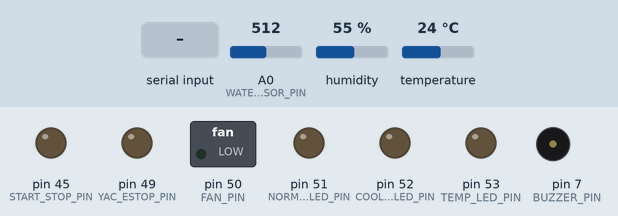
The sketch below on a simulated Arduino Mega 2560, built with avr-gcc and run on an emulated ATmega2560. On the bench: switched loads named in the sketch (green lamp = pin HIGH), output pins drawn as LEDs (lit = HIGH), buzzer (waves = sounding, pin HIGH). The test bench sets the inputs (shaded band); at power-on: A0 (WATER_SENSOR_PIN) = 512, humidity 55 %, temperature 24 °C. What the sketch prints to the serial monitor is not drawn.

Above: at 1.2 s.
1.3 s: "90,45,200\n" received over the second serial link
At 1.6 s:
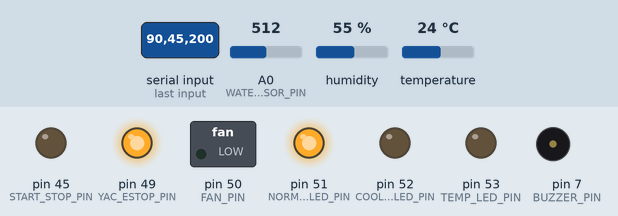
Timing chart, 0 to 4.3 s (numbered marks = the images above; inputs shaded):
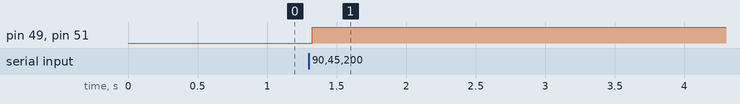

Measured:
- after the input at 1.3 s, pin 49 (YAC_ESTOP_PIN), pin 51 (NORMAL_LED_PIN): LOW → HIGH at once

The sketch:

ece303_lab7_DAQ.ino
```cpp
#include "DHT.h"

// DHT (Temp & Humidity) Input Pins
#define DHT_PIN            A2
#define WATER_SENSOR_PIN   A0
#define DHT_TYPE           DHT11
DHT dht(DHT_PIN, DHT_TYPE);

// Output Pins
#define BUZZER_PIN         7
#define START_STOP_PIN	  45
#define YAC_ESTOP_PIN      49
#define FAN_PIN            50
#define NORMAL_LED_PIN     51
#define COOLANT_LED_PIN    52
#define TEMP_LED_PIN       53

// Thresholds
#define COOLANT_THRESH_VAL 50		// 50
#define TEMP_THRESH_VAL    30		// 30
#define FAN_THRESH_VAL     100	// 100 - aka maximum RPM

// MATLAB string: Keys
String str_estop_status = "estop_status: ";
String str_main_relay = ", main_relay: ";
String str_load_cell = ", load_cell: ";
String str_optical_counter = ", optical_counter: ";
String str_temp = ", temp: ";
String str_coolant = ", coolant: ";
String str_led_normal_op = ", led_normal_op: ";
String str_led_high_temp = ", led_high_temp: ";
String str_led_low_coolant = ", led_low_coolant: ";

// MATLAB string: initialization Values
String estop_status = "test_estop";
String main_relay_status = "test_relay";
String temp_status = "test_temp";
String coolant_status = "test_coolant";
String led_normal_op_status = "test_led_normalop";
String led_high_temp_status = "test_led_hightemp";
String led_low_coolant_status = "test_led_lowcoolant";

int load;		// load cell value
int rpm;		// rpm value

int start_stop_flag;     // flag for main_controller start/stop

// Payload from MATLAB to DAQ to main_controller
String readString;		// main captured string from MATLAB (to be sent to main_controller)

// Strings for data from MATLAB to DAQ to main_controller
String start_stop;
String rpm_matlab;
String max_load_matlab;

// section indicators for start_stop, max_rpm, max_load
int ind1;
int ind2;
int ind3;

// =============================================================================

void setup() {
     Serial.begin(9600);				// begin serial over USB
     Serial1.begin(9600);				// begin serial1 over 18TX1 & 19RX1
     dht.begin();						// initialize DHT library for temp/humidity sensor

     pinMode(BUZZER_PIN, 		OUTPUT);
     pinMode(COOLANT_LED_PIN, 	OUTPUT);
     pinMode(TEMP_LED_PIN, 		OUTPUT);
     pinMode(NORMAL_LED_PIN, 	     OUTPUT);
     pinMode(FAN_PIN, 			OUTPUT);
     pinMode(YAC_ESTOP_PIN,        OUTPUT);

     pinMode(START_STOP_PIN,       OUTPUT);

}

// =============================================================================

void loop() {
     make_string();

     // read rpm value from main_controller
     while (!Serial1.available()){}
     int rpm_bytes = Serial1.read();
     rpm = rpm_bytes;
     if (rpm >= FAN_THRESH_VAL) {
     digitalWrite(FAN_PIN, HIGH);
     }
     else {
     digitalWrite(FAN_PIN, LOW);
     }

     // Read load cell value from main controller
     while (!Serial1.available()){}
     int load_cell_bytes = Serial1.read();
     load = load_cell_bytes;

     // payload data from MATLAB
     if (Serial.available() > 0)
     {
     //  	format: "0,0000,1111*" -- 12 bytes, must end with "*"

     char c = Serial.read();                              // read each character
     if (c == '*') {
     	// Parse over incoming string from MATLAB
     	ind1 = readString.indexOf(',');				// location of first ","
     	start_stop = readString.substring(0, ind1);		// first data string
     	ind2 = readString.indexOf(',', ind1+1);			// location of second ","
     	rpm_matlab = readString.substring(ind1+1, ind2);	// second data string
     	ind3 = readString.indexOf(',', ind2+1);			// location of third ","
     	max_load_matlab = readString.substring(ind2+1);	// third data string, after last ","

     Serial.print("Start_stop flag: ");
     Serial.println(start_stop);
     //	digitalWrite(START_STOP_PIN, start_stop_flag);
     start_stop_flag = start_stop.toInt();
     	Serial.print("RPM from rpm_matlab: ");
     	Serial.println(rpm_matlab.toInt());
     	Serial.print("Max Load from MATLAB: ");
     	Serial.println(max_load_matlab.toInt());
     	Serial.println();
     	Serial.println();

     Serial1.write(max_load_matlab.toInt());     // write max_load to main_controller
     	Serial.println(max_load_matlab.toInt());    // debugging

     	rpm_matlab = "";		// clear variables for new input
     	max_load_matlab = "";
     	readString = "";
     }
     else
     	readString += c;		// makes the string readString
     //  	Serial.println(c);       // debugging

     }

     // write the start/stop pin to main_controller
     if (start_stop_flag == 1)
     	digitalWrite(START_STOP_PIN, HIGH);
     else if (start_stop_flag == 0)
     	digitalWrite(START_STOP_PIN, LOW);


     // Read temperature and water levels and set off resepective alarms
     float waterLevel = analogRead (WATER_SENSOR_PIN)-250.0;
     float temp = dht.readTemperature();

     if (waterLevel <= COOLANT_THRESH_VAL && temp >= TEMP_THRESH_VAL) {
     tone(BUZZER_PIN, 500);
     digitalWrite(NORMAL_LED_PIN, LOW);
     digitalWrite(TEMP_LED_PIN, HIGH);
     digitalWrite(COOLANT_LED_PIN, HIGH);

     digitalWrite(YAC_ESTOP_PIN, LOW);

     estop_status = "estop";
     main_relay_status = "estop";
     temp_status = "high";
     coolant_status = "low";
     led_normal_op_status = "off";
     led_high_temp_status = "on";
     led_low_coolant_status = "on";
     }

     else if (waterLevel <= COOLANT_THRESH_VAL) {
     tone(BUZZER_PIN, 500);
     digitalWrite(NORMAL_LED_PIN, LOW);
     digitalWrite(TEMP_LED_PIN, LOW);
     digitalWrite(COOLANT_LED_PIN, HIGH);

     digitalWrite(YAC_ESTOP_PIN, LOW);

     estop_status = "estop";
     main_relay_status = "estop";
     temp_status = "ok";
     coolant_status = "low";
     led_normal_op_status = "off";
     led_high_temp_status = "off";
     led_low_coolant_status = "on";
     }

     else if (temp >= TEMP_THRESH_VAL) {
     tone(BUZZER_PIN, 500);
     digitalWrite(NORMAL_LED_PIN, LOW);
     digitalWrite(TEMP_LED_PIN, HIGH);
     digitalWrite(COOLANT_LED_PIN, LOW);

     digitalWrite(YAC_ESTOP_PIN, LOW);

     estop_status = "estop";
     main_relay_status = "estop";
     temp_status = "high";
     coolant_status = "ok";
     led_normal_op_status = "off";
     led_high_temp_status = "on";
     led_low_coolant_status = "off";
     }

     else {
     noTone(BUZZER_PIN);
     digitalWrite(NORMAL_LED_PIN, HIGH);
     digitalWrite(TEMP_LED_PIN, LOW);
     digitalWrite(COOLANT_LED_PIN, LOW);

     digitalWrite(YAC_ESTOP_PIN, HIGH);

     estop_status = "ok";
     main_relay_status = "ok";
     temp_status = "ok";
     coolant_status = "ok";
     led_normal_op_status = "on";
     led_high_temp_status = "off";
     led_low_coolant_status = "off";
     }

     delay(250);

}

// Collect and send data to MATLAB
void make_string(){
     // Assemble string to be sent to MATLAB
     String packet_to_matlab =
         str_estop_status + estop_status +
         str_main_relay + main_relay_status +
         str_load_cell + load +
         str_optical_counter + rpm +
         str_temp + temp_status +
         str_coolant + coolant_status +
         str_led_normal_op + led_normal_op_status +
         str_led_high_temp + led_high_temp_status +
         str_led_low_coolant + led_low_coolant_status
         ;

     //    char packet_to_mlab[10] = "000111000";		// testing

     //  if (Serial.available())
     Serial.flush();
     Serial.println(packet_to_matlab);
     //	Serial.println(packet_to_mlab);
}
```
